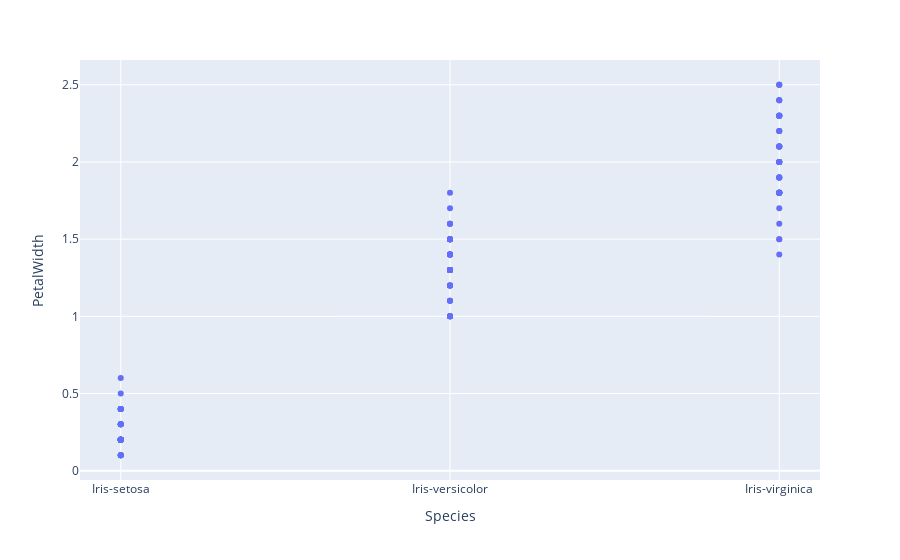

Notebook source saved alongside this figure:
### Markdown cell above
# Visualization

### Code cell
px.scatter(iris,x='Species',y='PetalWidth')

### Figure 1 — Plotly figure (JSON) as saved in the notebook; plotly's stock layout.template omitted (floating-point values rounded to 4 significant figures; data arrays with more than 128 entries replaced by an {"elided": "..."} marker saying what was removed)
{"data": [{"hovertemplate": "Species=%{x}<br>PetalWidth=%{y}<extra></extra>", "legendgroup": "", "marker": {"color": "#636efa", "symbol": "circle"}, "mode": "markers", "name": "", "orientation": "v", "showlegend": false, "type": "scatter", "x": {"elided": "150 str values"}, "xaxis": "x", "y": {"elided": "150 float values"}, "yaxis": "y"}], "layout": {"legend": {"tracegroupgap": 0}, "margin": {"t": 60}, "xaxis": {"anchor": "y", "domain": [0, 1], "title": {"text": "Species"}}, "yaxis": {"anchor": "x", "domain": [0, 1], "title": {"text": "PetalWidth"}}}}
